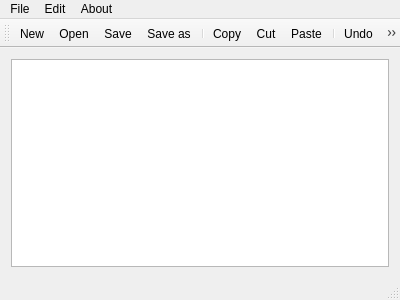
<?xml version="1.0" encoding="UTF-8"?>
<ui version="4.0">
 <class>MainWindow</class>
 <widget class="QMainWindow" name="MainWindow">
  <property name="geometry">
   <rect>
    <x>0</x>
    <y>0</y>
    <width>400</width>
    <height>300</height>
   </rect>
  </property>
  <property name="windowTitle">
   <string>MainWindow</string>
  </property>
  <widget class="QWidget" name="centralWidget">
   <layout class="QGridLayout" name="gridLayout">
    <item row="0" column="0">
     <widget class="QTextEdit" name="textEdit_Note">
      <property name="autoFillBackground">
       <bool>true</bool>
      </property>
     </widget>
    </item>
   </layout>
  </widget>
  <widget class="QMenuBar" name="menuBar">
   <property name="geometry">
    <rect>
     <x>0</x>
     <y>0</y>
     <width>400</width>
     <height>19</height>
    </rect>
   </property>
   <widget class="QMenu" name="menuFile">
    <property name="title">
     <string>File</string>
    </property>
    <addaction name="actionNew"/>
    <addaction name="actionOpen"/>
    <addaction name="actionSave"/>
    <addaction name="actionSave_as"/>
    <addaction name="actionClose"/>
   </widget>
   <widget class="QMenu" name="menuEdit">
    <property name="title">
     <string>Edit</string>
    </property>
    <addaction name="actionCopy"/>
    <addaction name="actionCut"/>
    <addaction name="actionPaste"/>
    <addaction name="separator"/>
    <addaction name="actionUndo"/>
    <addaction name="actionRedo"/>
    <addaction name="separator"/>
    <addaction name="actionText_Color"/>
    <addaction name="actionText_Background_Color"/>
    <addaction name="actionReset_Text_Background_Color"/>
    <addaction name="actionFont"/>
    <addaction name="separator"/>
    <addaction name="actionBackground"/>
   </widget>
   <widget class="QMenu" name="menuAbout">
    <property name="title">
     <string>About</string>
    </property>
    <addaction name="actionAbout"/>
   </widget>
   <addaction name="menuFile"/>
   <addaction name="menuEdit"/>
   <addaction name="menuAbout"/>
  </widget>
  <widget class="QToolBar" name="mainToolBar">
   <property name="autoFillBackground">
    <bool>true</bool>
   </property>
   <attribute name="toolBarArea">
    <enum>TopToolBarArea</enum>
   </attribute>
   <attribute name="toolBarBreak">
    <bool>false</bool>
   </attribute>
   <addaction name="actionNew"/>
   <addaction name="actionOpen"/>
   <addaction name="actionSave"/>
   <addaction name="actionSave_as"/>
   <addaction name="separator"/>
   <addaction name="actionCopy"/>
   <addaction name="actionCut"/>
   <addaction name="actionPaste"/>
   <addaction name="separator"/>
   <addaction name="actionUndo"/>
   <addaction name="actionRedo"/>
   <addaction name="separator"/>
   <addaction name="actionAbout"/>
  </widget>
  <widget class="QStatusBar" name="statusBar"/>
  <action name="actionNew">
   <property name="icon">
    <iconset resource="resources.qrc">
     <normaloff>:/new/icons/resources/icons8-Add File-48.png</normaloff>:/new/icons/resources/icons8-Add File-48.png</iconset>
   </property>
   <property name="text">
    <string>New</string>
   </property>
   <property name="shortcut">
    <string>Ctrl+N</string>
   </property>
  </action>
  <action name="actionOpen">
   <property name="icon">
    <iconset resource="resources.qrc">
     <normaloff>:/new/icons/resources/icons8-Open Document-50.png</normaloff>:/new/icons/resources/icons8-Open Document-50.png</iconset>
   </property>
   <property name="text">
    <string>Open</string>
   </property>
   <property name="shortcut">
    <string>Ctrl+O</string>
   </property>
  </action>
  <action name="actionSave">
   <property name="icon">
    <iconset resource="resources.qrc">
     <normaloff>:/new/icons/resources/icons8-Save-48.png</normaloff>:/new/icons/resources/icons8-Save-48.png</iconset>
   </property>
   <property name="text">
    <string>Save</string>
   </property>
   <property name="shortcut">
    <string>Ctrl+S</string>
   </property>
  </action>
  <action name="actionSave_as">
   <property name="icon">
    <iconset resource="resources.qrc">
     <normaloff>:/new/icons/resources/icons8-Save as-48.png</normaloff>:/new/icons/resources/icons8-Save as-48.png</iconset>
   </property>
   <property name="text">
    <string>Save as</string>
   </property>
   <property name="shortcut">
    <string>Ctrl+Shift+S</string>
   </property>
  </action>
  <action name="actionCopy">
   <property name="icon">
    <iconset resource="resources.qrc">
     <normaloff>:/new/icons/resources/icons8-Copy-48.png</normaloff>:/new/icons/resources/icons8-Copy-48.png</iconset>
   </property>
   <property name="text">
    <string>Copy</string>
   </property>
   <property name="shortcut">
    <string>Ctrl+C</string>
   </property>
  </action>
  <action name="actionCut">
   <property name="icon">
    <iconset resource="resources.qrc">
     <normaloff>:/new/icons/resources/icons8-Cut-48.png</normaloff>:/new/icons/resources/icons8-Cut-48.png</iconset>
   </property>
   <property name="text">
    <string>Cut</string>
   </property>
   <property name="shortcut">
    <string>Ctrl+X</string>
   </property>
  </action>
  <action name="actionPaste">
   <property name="icon">
    <iconset resource="resources.qrc">
     <normaloff>:/new/icons/resources/icons8-Paste-48.png</normaloff>:/new/icons/resources/icons8-Paste-48.png</iconset>
   </property>
   <property name="text">
    <string>Paste</string>
   </property>
   <property name="shortcut">
    <string>Ctrl+V</string>
   </property>
  </action>
  <action name="actionUndo">
   <property name="icon">
    <iconset resource="resources.qrc">
     <normaloff>:/new/icons/resources/icons8-Undo-48.png</normaloff>:/new/icons/resources/icons8-Undo-48.png</iconset>
   </property>
   <property name="text">
    <string>Undo</string>
   </property>
   <property name="shortcut">
    <string>Ctrl+U</string>
   </property>
  </action>
  <action name="actionRedo">
   <property name="icon">
    <iconset resource="resources.qrc">
     <normaloff>:/new/icons/resources/icons8-Redo-48.png</normaloff>:/new/icons/resources/icons8-Redo-48.png</iconset>
   </property>
   <property name="text">
    <string>Redo</string>
   </property>
   <property name="shortcut">
    <string>Ctrl+R</string>
   </property>
  </action>
  <action name="actionAbout">
   <property name="icon">
    <iconset resource="resources.qrc">
     <normaloff>:/new/icons/resources/icons8-Info-50.png</normaloff>:/new/icons/resources/icons8-Info-50.png</iconset>
   </property>
   <property name="text">
    <string>About</string>
   </property>
  </action>
  <action name="actionText_Color">
   <property name="icon">
    <iconset resource="resources.qrc">
     <normaloff>:/new/icons/resources/icons8-Color Dropper-48.png</normaloff>:/new/icons/resources/icons8-Color Dropper-48.png</iconset>
   </property>
   <property name="text">
    <string>Text Color</string>
   </property>
  </action>
  <action name="actionFont">
   <property name="icon">
    <iconset resource="resources.qrc">
     <normaloff>:/new/icons/resources/icons8-Decrease Font-48.png</normaloff>:/new/icons/resources/icons8-Decrease Font-48.png</iconset>
   </property>
   <property name="text">
    <string>Font</string>
   </property>
  </action>
  <action name="actionReset_Text_Background_Color">
   <property name="icon">
    <iconset resource="resources.qrc">
     <normaloff>:/new/icons/resources/icons8-Fill Color-26.png</normaloff>:/new/icons/resources/icons8-Fill Color-26.png</iconset>
   </property>
   <property name="text">
    <string>Reset Text Background Color</string>
   </property>
   <property name="shortcut">
    <string>Ctrl+G</string>
   </property>
  </action>
  <action name="actionClose">
   <property name="icon">
    <iconset resource="resources.qrc">
     <normaloff>:/new/icons/resources/icons8-Close Window-48.png</normaloff>:/new/icons/resources/icons8-Close Window-48.png</iconset>
   </property>
   <property name="text">
    <string>Close</string>
   </property>
   <property name="shortcut">
    <string>Ctrl+Q</string>
   </property>
  </action>
  <action name="actionText_Background_Color">
   <property name="icon">
    <iconset resource="resources.qrc">
     <normaloff>:/new/icons/resources/icons8-Fill Color-48.png</normaloff>:/new/icons/resources/icons8-Fill Color-48.png</iconset>
   </property>
   <property name="text">
    <string>Text Background Color</string>
   </property>
   <property name="shortcut">
    <string>Ctrl+H</string>
   </property>
  </action>
  <action name="actionBackground">
   <property name="text">
    <string>Background</string>
   </property>
  </action>
 </widget>
 <layoutdefault spacing="6" margin="11"/>
 <resources>
  <include location="resources.qrc"/>
 </resources>
 <connections/>
</ui>
